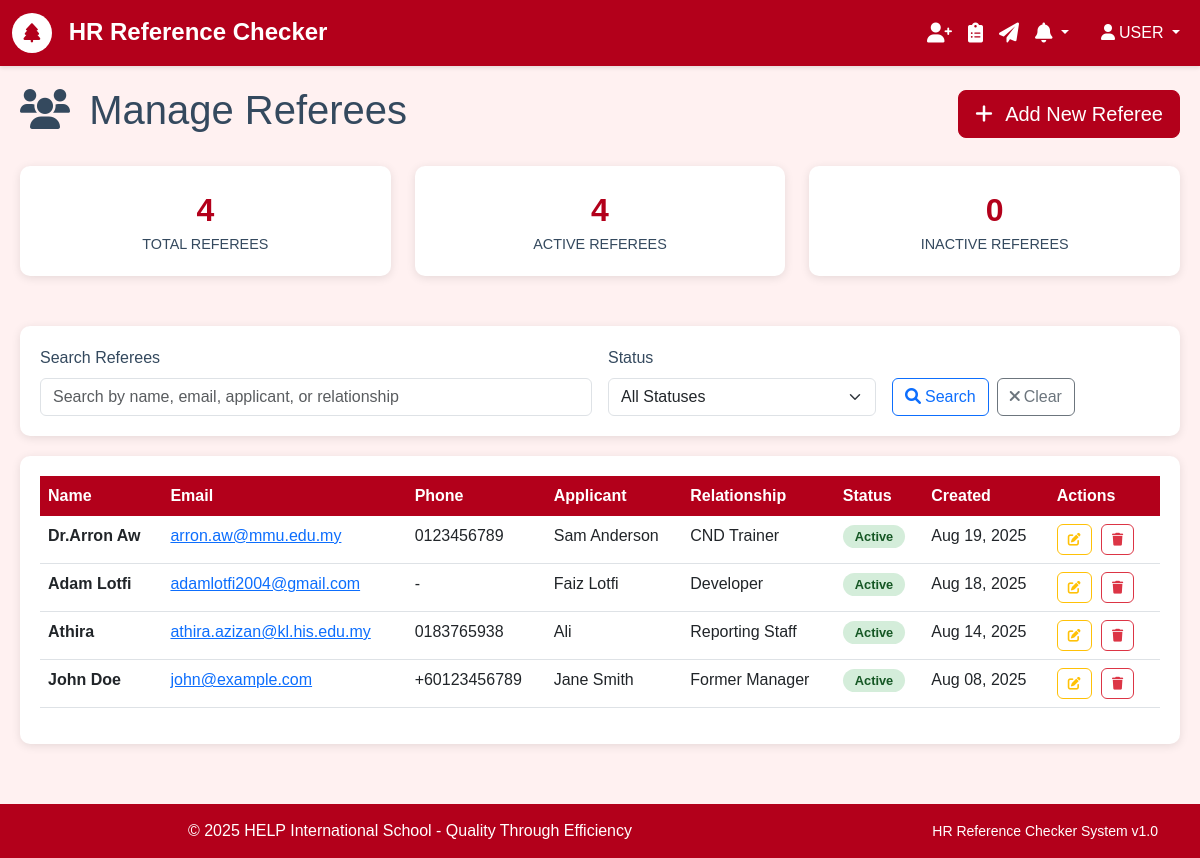
The page /referees/ (signed in) on the database its author committed.
### authentication/models.py (models this page shows, shortened)
class User(AbstractUser):
    email = models.EmailField(unique=True)
    is_active = models.BooleanField(default=True)
    created_at = models.DateTimeField(auto_now_add=True)
    USERNAME_FIELD = 'email'
    REQUIRED_FIELDS = ['username']
    class Meta:
        db_table = 'auth_user'
        verbose_name = 'User'
        verbose_name_plural = 'Users'

### referees/models.py (models this page shows, shortened)
class Referee(models.Model):
    name = models.CharField(max_length=255)
    email = models.EmailField()
    phone_regex = RegexValidator(
        regex=r'^\+?1?\d{9,15}$',
        message="Phone number must be entered in the format: '+999999999'. Up to 15 digits allowed."
    )
    phone = models.CharField(validators=[phone_regex], max_length=17, blank=True)
    relationship = models.CharField(max_length=100, help_text="e.g., Former Manager, Colleague, etc.")
    applicant_name = models.CharField(max_length=255, help_text="Name of the person being referenced")
    created_at = models.DateTimeField(auto_now_add=True)
    is_active = models.BooleanField(default=True)
    class Meta:
        ordering = ['-created_at']
        verbose_name = 'Referee'
        verbose_name_plural = 'Referees'

### referees/views.py (the view, shortened to what this page needs)
# urls.py: path('', views.RefereeListView.as_view(), name='list'),
class RefereeListView(LoginRequiredMixin, ListView):
    model = Referee
    template_name = 'referees/list.html'
    context_object_name = 'referees'
    paginate_by = 20
    def get_queryset(self):
        queryset = Referee.objects.all().order_by('-created_at')
        search_query = self.request.GET.get('search')
        status_filter = self.request.GET.get('status')
        if status_filter == 'active':
            queryset = queryset.filter(is_active=True)
        elif status_filter == 'inactive':
            queryset = queryset.filter(is_active=False)
        return queryset
    def get_context_data(self, **kwargs):
        context = super().get_context_data(**kwargs)
        context['search_query'] = self.request.GET.get('search', '')
        context['status_filter'] = self.request.GET.get('status', '')
        context['total_referees'] = Referee.objects.count()
        context['active_referees'] = Referee.objects.filter(is_active=True).count()
        context['inactive_referees'] = Referee.objects.filter(is_active=False).count()
        return context

### core/models.py (called while the page is built)
    @classmethod
    def get_unread_count(cls, user):
        return cls.objects.filter(user=user, is_read=False, is_dismissed=False).count()

    @classmethod
    def get_recent_notifications(cls, user, limit=10):
        return cls.objects.filter(user=user, is_dismissed=False).order_by('-created_at')[:limit]

### templates/referees/list.html (shortened to what this page needs)
{% extends 'base.html' %}
{% block content %}
<div class="referee-container">
    <div class="d-flex justify-content-between align-items-center mb-4">
        <h1>
            <i class="fas fa-users me-2"></i>
            Manage Referees
        </h1>
        <a href="{% url 'referees:create' %}" class="btn btn-primary btn-lg">
            <i class="fas fa-plus me-2"></i>
            Add New Referee
        </a>
    </div>
    <div class="row stats-row">
        <div class="col-md-4">
            <div class="stat-card">
                <div class="stat-number">{{ total_referees }}</div>
                <div class="stat-label">Total Referees</div>
            </div>
        </div>
        <div class="col-md-4">
            <div class="stat-card">
                <div class="stat-number">{{ active_referees }}</div>
                <div class="stat-label">Active Referees</div>
            </div>
        </div>
        <div class="col-md-4">
            <div class="stat-card">
                <div class="stat-number">{{ inactive_referees }}</div>
                <div class="stat-label">Inactive Referees</div>
            </div>
        </div>
    </div>
    <div class="search-section">
        <form method="GET" class="row g-3">
            <div class="col-md-6">
                <label for="search" class="form-label">Search Referees</label>
                <input type="text"
                       class="form-control"
                       id="search"
                       name="search"
                       value="{{ search_query }}"
                       placeholder="Search by name, email, applicant, or relationship">
            </div>
            <div class="col-md-3">
                <label for="status" class="form-label">Status</label>
                <select class="form-select" id="status" name="status">
                    <option value="">All Statuses</option>
                </select>
            </div>
            <div class="col-md-3 d-flex align-items-end">
                <button type="submit" class="btn btn-outline-primary me-2">
                    <i class="fas fa-search me-1"></i>Search
                </button>
                <a href="{% url 'referees:list' %}" class="btn btn-outline-secondary">
                    <i class="fas fa-times me-1"></i>Clear
                </a>
            </div>
        </form>
    </div>
    <div class="table-container">
        {% if referees %}
            <div class="table-responsive">
                <table class="table table-hover">
                    <thead>
                        <tr>
                            <th>Name</th>
                            <th>Email</th>
                            <th>Phone</th>
                            <th>Applicant</th>
                            <th>Relationship</th>
                            <th>Status</th>
                            <th>Created</th>
                            <th>Actions</th>
                        </tr>
                    </thead>
                    <tbody>
                        {% for referee in referees %}
                        <tr>
                            <td>
                                <strong>{{ referee.name }}</strong>
                            </td>
                            <td>
                                <a href="mailto:{{ referee.email }}">{{ referee.email }}</a>
                            </td>
                            <td>{{ referee.phone|default:"-" }}</td>
                            <td>{{ referee.applicant_name }}</td>
                            <td>{{ referee.relationship }}</td>
                            <td>
                                {% if referee.is_active %}
                                    <span class="status-badge status-active">Active</span>
                                {% else %}
                                    <span class="status-badge status-inactive">Inactive</span>
                                {% endif %}
                            </td>
                            <td>{{ referee.created_at|date:"M d, Y" }}</td>
                            <td>
                                <a href="{% url 'referees:edit' referee.pk %}"
                                   class="btn btn-outline-warning btn-action"
                                   title="Edit">
                                    <i class="fas fa-edit"></i>
                                </a>
                                <a href="{% url 'referees:delete' referee.pk %}"
                                    class="btn btn-outline-danger btn-action"
                                    title="Deactivate"
                                    onclick="return confirm('Are you sure you want to deactivate this referee?')">
                                    <i class="fas fa-trash"></i>
                                 </a>
                            </td>
                        </tr>
                        {% endfor %}
                    </tbody>
                </table>
            </div>
        {% endif %}
    </div>
</div>
{% endblock %}

### templates/base.html (shortened to what this page needs)
<!DOCTYPE html>
<html lang="en">
<head>
    <link href="https://cdn.jsdelivr.net/npm/bootstrap@5.3.0/dist/css/bootstrap.min.css" rel="stylesheet">
    <link href="https://cdnjs.cloudflare.com/ajax/libs/font-awesome/6.0.0/css/all.min.css" rel="stylesheet">
</head>
<body>
    <nav class="navbar navbar-expand-lg navbar-dark">
        <div class="container-fluid">
            <a class="navbar-brand" href="{% url 'core:home' %}">
                <span class="help-logo">
                    <i class="fas fa-tree"></i>
                </span>
                HR Reference Checker
            </a>
            <div class="collapse navbar-collapse" id="navbarNav">
                {% if user.is_authenticated %}
                    <ul class="navbar-nav me-3">
                        <li class="nav-item">
                            <a class="nav-link" href="{% url 'referees:list' %}" title="Manage Referees">
                                <i class="fas fa-user-plus fa-lg"></i>
                            </a>
                        </li>
                        <li class="nav-item">
                            <a class="nav-link" href="{% url 'form_templates:list' %}" title="Manage Templates">
                                <i class="fas fa-clipboard-list fa-lg"></i>
                            </a>
                        </li>
                        <li class="nav-item">
                            <a class="nav-link" href="{% url 'forms:list' %}" title="Assign Forms">
                                <i class="fas fa-paper-plane fa-lg"></i>
                            </a>
                        </li>
                        <li class="nav-item dropdown">
                            <a class="nav-link dropdown-toggle position-relative" href="#" title="Notifications" role="button" data-bs-toggle="dropdown" id="notificationDropdown">
                                <i class="fas fa-bell fa-lg"></i>
                            </a>
                        </li>
                    </ul>
                {% endif %}
                <ul class="navbar-nav">
                    {% if user.is_authenticated %}
                        <li class="nav-item dropdown">
                            <a class="nav-link dropdown-toggle" href="#" id="navbarDropdown" role="button" data-bs-toggle="dropdown">
                                <i class="fas fa-user me-1"></i>{{ user.first_name|upper|default:"USER" }}
                            </a>
                        </li>
                    {% else %}
                        <li class="nav-item">
                            <a class="nav-link" href="{% url 'authentication:login' %}">
                                <i class="fas fa-sign-in-alt me-1"></i>Login
                            </a>
                        </li>
                    {% endif %}
                </ul>
            </div>
        </div>
    </nav>
    <div class="main-content-area">
        {% block content %}{% endblock %}
    </div>
    <footer class="footer">
        <div class="container">
            <div class="row">
                <div class="col-md-8">
                    <p class="mb-0">&copy; 2025 HELP International School - Quality Through Efficiency</p>
                </div>
                <div class="col-md-4 text-end">
                    <small>HR Reference Checker System v1.0</small>
                </div>
            </div>
        </div>
    </footer>
</body>
</html>

### templates/base.html (style rules this page uses)
:root { --help-red: #B3001B; --help-light-pink: #FFF1F1; --help-white: #FFFFFF; --help-light-gray: #FEFEFE; --help-gray: #DEE2E6; --help-dark-gray: #34495E; --help-green: #4CAF50; --help-blue: #35F33C; }
body { font-family: 'Pragati Narrow', Arial, sans-serif; background-color: var(--help-light-pink); color: var(--help-dark-gray); }
.navbar { background-color: var(--help-red) !important; box-shadow: 0 2px 4px rgba(0,0,0,0.1); }
.navbar-brand { font-weight: bold; color: var(--help-white) !important; font-size: 1.5rem; }
.nav-link { color: var(--help-white) !important; font-weight: 500; }
.btn-primary { background-color: var(--help-red); border-color: var(--help-red); }
.help-logo { width: 40px; height: 40px; background-color: var(--help-white); border-radius: 50%; display: inline-flex; align-items: center; justify-content: center; margin-right: 10px; }
.help-logo i { color: var(--help-red); font-size: 1.2rem; }
.footer { background-color: var(--help-red); color: var(--help-white); text-align: center; padding: 15px 0; margin-top: 40px; }
.table thead th { background-color: var(--help-red); color: var(--help-white); border: none; }
.main-content-area { min-height: calc(100vh - 140px); }
.card, .stat-card, .table-container, .search-section { transition: transform 0.2s ease, box-shadow 0.2s ease; }
.btn { transition: all 0.2s ease; }
.nav-link { transition: transform 0.2s ease; }
.table tbody tr { transition: background-color 0.2s ease; }

### templates/referees/list.html (style rules this page uses)
.referee-container { padding: 20px; }
.stats-row { margin-bottom: 30px; }
.stat-card { background: white; border-radius: 10px; padding: 20px; text-align: center; box-shadow: 0 2px 10px rgba(0,0,0,0.1); margin-bottom: 20px; }
.stat-number { font-size: 2rem; font-weight: bold; color: var(--help-red); }
.stat-label { font-size: 0.9rem; color: var(--help-dark-gray); text-transform: uppercase; }
.search-section { background: white; border-radius: 10px; padding: 20px; margin-bottom: 20px; box-shadow: 0 2px 10px rgba(0,0,0,0.1); }
.table-container { background: white; border-radius: 10px; padding: 20px; box-shadow: 0 2px 10px rgba(0,0,0,0.1); }
.status-badge { padding: 4px 12px; border-radius: 20px; font-size: 0.8rem; font-weight: bold; }
.status-active { background-color: #d4edda; color: #155724; }
.btn-action { margin-right: 5px; padding: 5px 10px; font-size: 0.8rem; }

### rows shown on the page
Referee: name "Dr.Arron Aw", email "arron.aw@mmu.edu.my", phone "0123456789", applicant_name "Sam Anderson", relationship "CND Trainer", is_active "Active", created_at "Aug 19, 2025"
Referee: name "Adam Lotfi", email "adamlotfi2004@gmail.com", phone "-", applicant_name "Faiz Lotfi", relationship "Developer", is_active "Active", created_at "Aug 18, 2025"
Referee: name "Athira", email "athira.azizan@kl.his.edu.my", phone "0183765938", applicant_name "Ali", relationship "Reporting Staff", is_active "Active", created_at "Aug 14, 2025"
Referee: name "John Doe", email "john@example.com", phone "+60123456789", applicant_name "Jane Smith", relationship "Former Manager", is_active "Active", created_at "Aug 08, 2025"

### other values the page prints
{{ user.first_name|upper|default:"USER" }} "USER"
{{ total_referees }} "4"
{{ active_referees }} "4"
{{ inactive_referees }} "0"
